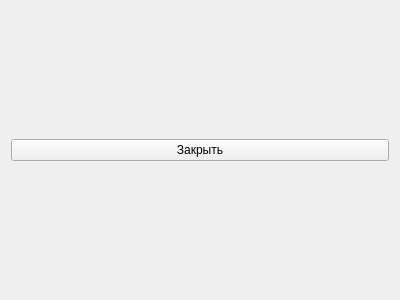
<?xml version="1.0" encoding="UTF-8"?>
<ui version="4.0">
 <class>ReadPostWidget</class>
 <widget class="QWidget" name="ReadPostWidget">
  <property name="geometry">
   <rect>
    <x>0</x>
    <y>0</y>
    <width>400</width>
    <height>300</height>
   </rect>
  </property>
  <property name="windowTitle">
   <string>Form</string>
  </property>
  <layout class="QGridLayout" name="gridLayout_2">
   <item row="0" column="0">
    <layout class="QGridLayout" name="mainLayout"/>
   </item>
   <item row="1" column="0">
    <widget class="QPushButton" name="mpClose">
     <property name="text">
      <string>Закрыть</string>
     </property>
    </widget>
   </item>
  </layout>
 </widget>
 <resources/>
 <connections/>
</ui>
